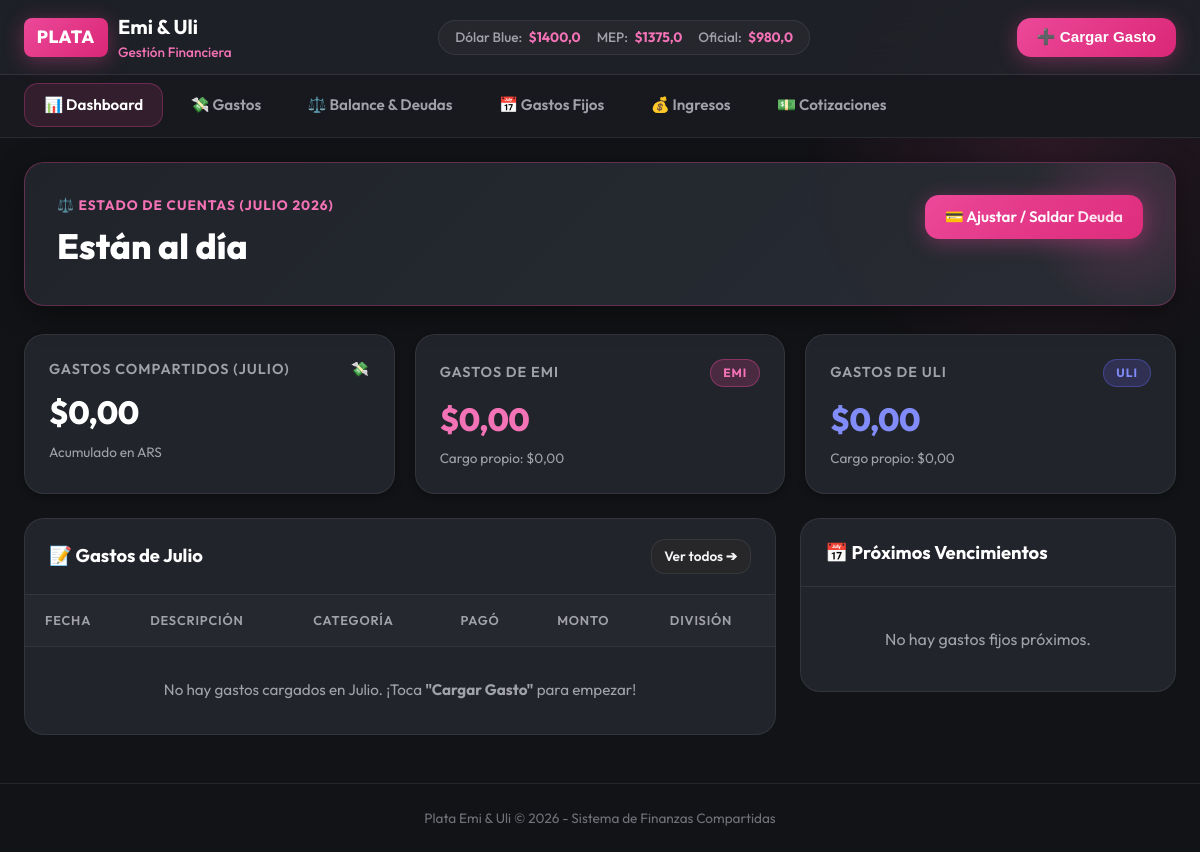
Before: / with the older database file.
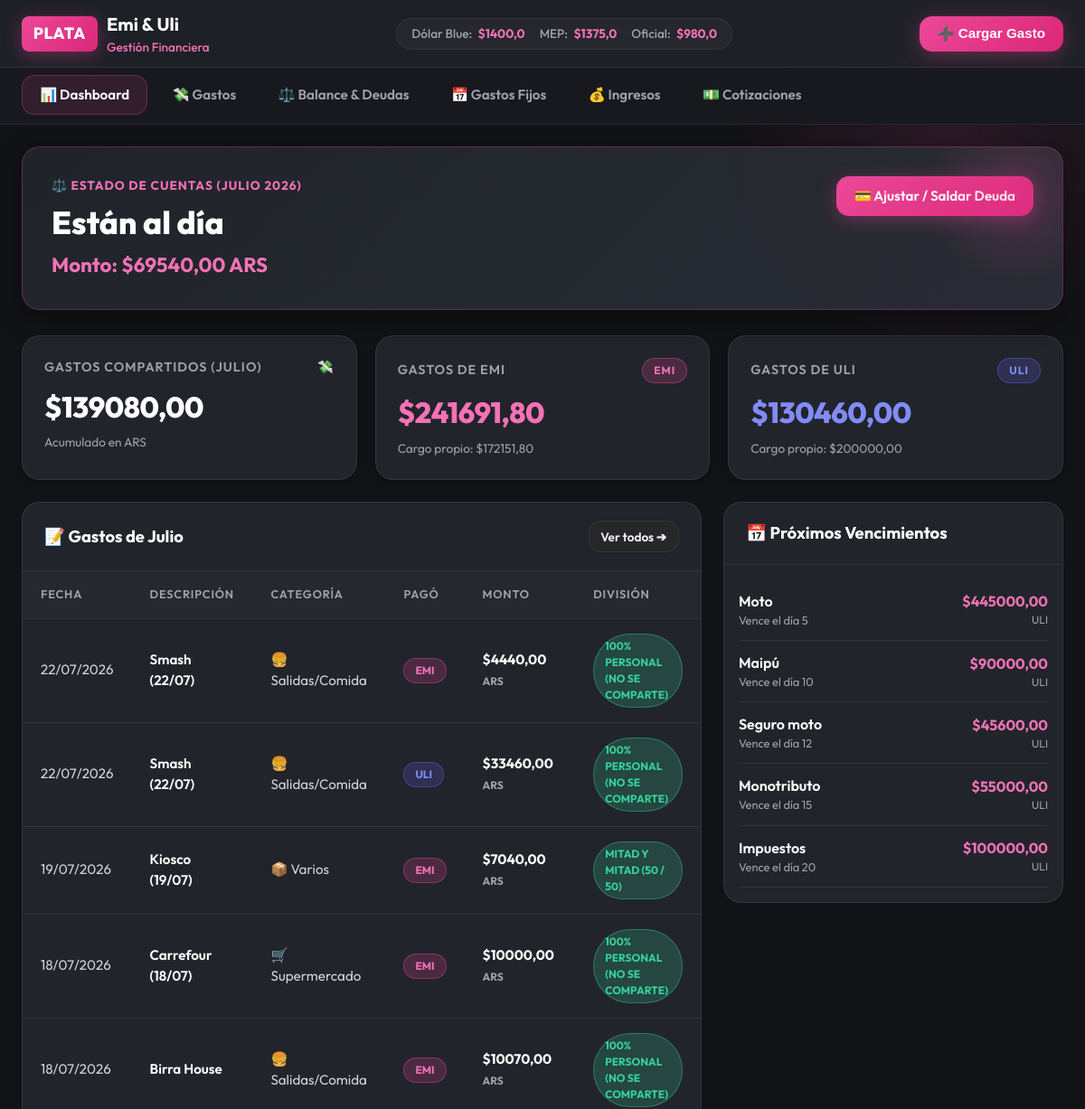
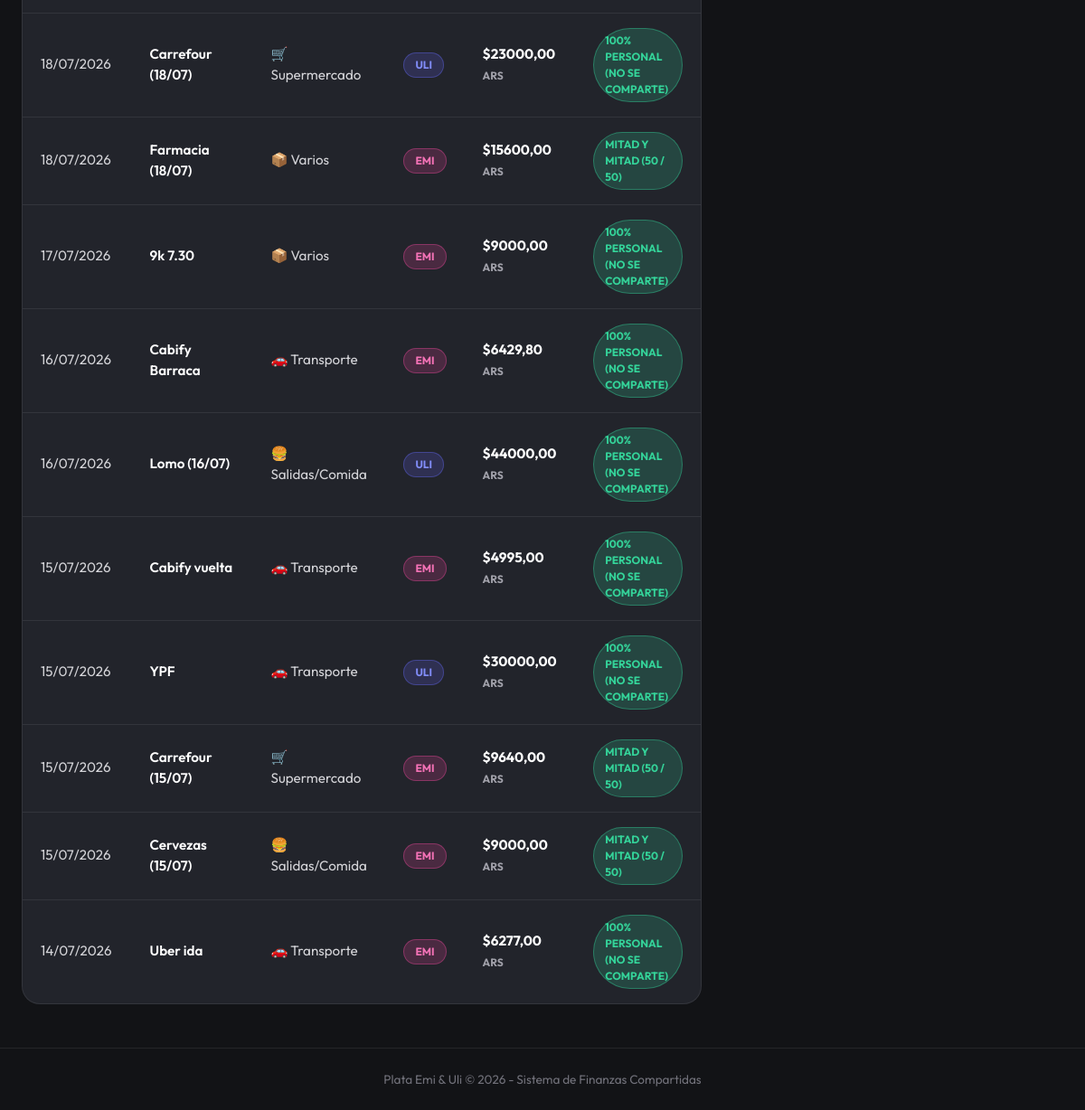
After: the same page with the newer database file (2 pictures, top to bottom).
### finanzas/models.py (models this page shows, shortened)
class Gasto(models.Model):
    descripcion = models.CharField(max_length=200)
    monto_total = models.DecimalField(max_digits=12, decimal_places=2)
    moneda = models.CharField(max_length=3, choices=Moneda.choices, default=Moneda.ARS)
    fecha = models.DateField(default=timezone.now)
    categoria = models.ForeignKey(Categoria, on_delete=models.SET_NULL, null=True, blank=True, related_name='gastos')
    pagado_por = models.ForeignKey(Persona, on_delete=models.CASCADE, related_name='gastos_pagados')
    tipo_division = models.CharField(max_length=10, choices=TipoDivision.choices, default=TipoDivision.EQUITY_50_50)
    monto_emi = models.DecimalField(max_digits=12, decimal_places=2, default=0)
    monto_uli = models.DecimalField(max_digits=12, decimal_places=2, default=0)
    porcentaje_emi = models.DecimalField(max_digits=5, decimal_places=2, default=50.00)
    monto_pagado_emi = models.DecimalField(max_digits=12, decimal_places=2, default=0)
    monto_pagado_uli = models.DecimalField(max_digits=12, decimal_places=2, default=0)
    notas = models.TextField(blank=True, default='')
    creado_en = models.DateTimeField(auto_now_add=True)
    class Meta:
        verbose_name = "Gasto"
        verbose_name_plural = "Gastos"
        ordering = ['-fecha', '-creado_en']

class Categoria(models.Model):
    nombre = models.CharField(max_length=50, unique=True)
    icono = models.CharField(max_length=10, default="📦")
    color = models.CharField(max_length=7, default="#94a3b8")
    class Meta:
        verbose_name = "Categoría"
        verbose_name_plural = "Categorías"
        ordering = ['nombre']

class GastoFijo(models.Model):
    nombre = models.CharField(max_length=100)
    monto_estimado = models.DecimalField(max_digits=12, decimal_places=2)
    moneda = models.CharField(max_length=3, choices=Moneda.choices, default=Moneda.ARS)
    dia_vencimiento = models.IntegerField(default=10)
    categoria = models.ForeignKey(Categoria, on_delete=models.SET_NULL, null=True, blank=True)
    responsable = models.CharField(max_length=15, choices=ResponsableFijo.choices, default=ResponsableFijo.COMPARTIDO)
    activo = models.BooleanField(default=True)
    notas = models.TextField(blank=True, default='')
    class Meta:
        verbose_name = "Gasto Fijo"
        verbose_name_plural = "Gastos Fijos"
        ordering = ['dia_vencimiento']

### finanzas/views.py (the view)
# urls.py: path('', views.dashboard_view, name='dashboard'),
def dashboard_view(request):
    context = get_base_context(request)
    now = timezone.now().date()
    year = now.year
    month = now.month
    summary = calculate_financial_summary(year=year, month=month)
    recent_gastos = Gasto.objects.filter(fecha__year=year, fecha__month=month).select_related('categoria', 'pagado_por')[:15]
    gastos_fijos_proximos = GastoFijo.objects.filter(activo=True).order_by('dia_vencimiento')[:5]
    context.update({
        'summary': summary,
        'recent_gastos': recent_gastos,
        'gastos_fijos_proximos': gastos_fijos_proximos,
        'mes_actual_nombre': MESES_NOMBRES.get(month, ''),
        'anio_actual': year,
        'active_tab': 'dashboard',
    })
    return render(request, 'finanzas/dashboard.html', context)

### finanzas/views.py (called while the page is built)
def get_base_context(request):
    dolar_rates = get_dolar_rates()
    personas = Persona.objects.all()
    categorias = Categoria.objects.all()
    return {
        'dolar_rates': dolar_rates,
        'personas': personas,
        'categorias': categorias,
        'tipos_division': TipoDivision.choices,
        'monedas': Moneda.choices,
    }

### finanzas/templates/finanzas/dashboard.html (shortened to what the changed rows need)
{% extends 'base.html' %}
{% block content %}
<div class="hero-balance-box">
  <div class="hero-balance-header">
    <div>
      <div style="font-size:0.85rem; text-transform:uppercase; letter-spacing:1px; color:var(--pink-light); font-weight:700;">
        ⚖️ Estado de Cuentas ({{ mes_actual_nombre }} {{ anio_actual }})
      </div>
      <div style="font-size:2.2rem; font-weight:800; color:white; margin-top:0.25rem;">
        {{ summary.deuda_texto.ars }}
      </div>
      {% if summary.ars.quien_debe %}
      <div style="font-size:1.4rem; font-weight:700; color:var(--pink-light); margin-top:0.25rem;">
        Monto: ${{ summary.ars.monto_deuda }} ARS
      </div>
      {% endif %}
    </div>
  </div>
</div>
<div class="grid-cards">
  <div class="card">
    <div class="card-title">
      <span>Gastos Compartidos ({{ mes_actual_nombre }})</span>
      <span>💸</span>
    </div>
    <div class="card-amount">${{ summary.ars.total_gastos|floatformat:2 }}</div>
    <div class="card-subtext">Acumulado en ARS</div>
  </div>
  <div class="card">
    <div class="card-title">
      <span>Gastos de Emi</span>
      <span class="badge badge-emi">EMI</span>
    </div>
    <div class="card-amount pink">${{ summary.ars.emi_paid|floatformat:2 }}</div>
    <div class="card-subtext">Cargo propio: ${{ summary.ars.emi_owed_share|floatformat:2 }}</div>
  </div>
  <div class="card">
    <div class="card-title">
      <span>Gastos de Uli</span>
      <span class="badge badge-uli">ULI</span>
    </div>
    <div class="card-amount" style="color:#818cf8;">${{ summary.ars.uli_paid|floatformat:2 }}</div>
    <div class="card-subtext">Cargo propio: ${{ summary.ars.uli_owed_share|floatformat:2 }}</div>
  </div>
</div>
<div style="display:grid; grid-template-columns: 2fr 1fr; gap:1.5rem;" class="dashboard-tables-grid">
  <div class="table-container">
    <table>
      <thead>
        <tr>
          <th>Fecha</th>
          <th>Descripción</th>
          <th>Categoría</th>
          <th>Pagó</th>
          <th>Monto</th>
          <th>División</th>
        </tr>
      </thead>
      <tbody>
        {% for g in recent_gastos %}
        <tr>
          <td>{{ g.fecha|date:"d/m/Y" }}</td>
          <td style="font-weight:600; color:white;">{{ g.descripcion }}</td>
          <td>
            {% if g.categoria %}
            <span>{{ g.categoria.icono }} {{ g.categoria.nombre }}</span>
            {% else %}
            <span style="color:var(--gray-500);">Sin cat.</span>
            {% endif %}
          </td>
          <td>
            {% if g.pagado_por.slug == 'emi' %}
            <span class="badge badge-emi">Emi</span>
            {% else %}
            <span class="badge badge-uli">Uli</span>
            {% endif %}
          </td>
          <td style="font-weight:700; color:white;">${{ g.monto_total }} <span style="font-size:0.75rem; color:var(--gray-400);">{{ g.moneda }}</span></td>
          <td>
            <span class="badge badge-shared">{{ g.get_tipo_division_display }}</span>
          </td>
        </tr>
        {% empty %}
        <tr>
          <td colspan="6" style="text-align:center; padding:2rem; color:var(--gray-400);">
            No hay gastos cargados en {{ mes_actual_nombre }}. ¡Toca <strong>"Cargar Gasto"</strong> para empezar!
          </td>
        </tr>
        {% endfor %}
      </tbody>
    </table>
  </div>
  <div>
    <div class="table-container">
      <div style="padding:1rem;">
        {% for gf in gastos_fijos_proximos %}
        <div style="display:flex; justify-content:space-between; align-items:center; padding:0.75rem 0; border-bottom:1px solid var(--border-color);">
          <div>
            <div style="font-weight:600; color:white;">{{ gf.nombre }}</div>
            <div style="font-size:0.8rem; color:var(--gray-400);">Vence el día {{ gf.dia_vencimiento }}</div>
          </div>
          <div style="text-align:right;">
            <div style="font-weight:700; color:var(--pink-light);">${{ gf.monto_estimado }}</div>
            <div style="font-size:0.75rem; color:var(--gray-400);">{{ gf.responsable }}</div>
          </div>
        </div>
        {% empty %}
        <div style="color:var(--gray-400); text-align:center; padding:1.5rem 0;">
          No hay gastos fijos próximos.
        </div>
        {% endfor %}
      </div>
    </div>
  </div>
</div>
{% endblock %}

Changed rows visible on the page:
added Gasto: fecha "22/07/2026", descripcion "Smash (22/07)", categoria.icono "🍔", categoria.nombre "Salidas/Comida", shows "EMI", monto_total "4440,00", moneda "ARS", tipo_division "100% PERSONAL (NO SE COMPARTE)"
added Gasto: fecha "22/07/2026", descripcion "Smash (22/07)", categoria.icono "🍔", categoria.nombre "Salidas/Comida", shows "ULI", monto_total "33460,00", moneda "ARS", tipo_division "100% PERSONAL (NO SE COMPARTE)"
added Gasto: fecha "19/07/2026", descripcion "Kiosco (19/07)", categoria.icono "📦", categoria.nombre "Varios", shows "EMI", monto_total "7040,00", moneda "ARS", tipo_division "MITAD Y MITAD (50 / 50)"
added Gasto: fecha "18/07/2026", descripcion "Carrefour (18/07)", categoria.icono "🛒", categoria.nombre "Supermercado", shows "EMI", monto_total "10000,00", moneda "ARS", tipo_division "100% PERSONAL (NO SE COMPARTE)"
added Gasto: fecha "18/07/2026", descripcion "Birra House", categoria.icono "🍔", categoria.nombre "Salidas/Comida", shows "EMI", monto_total "10070,00", moneda "ARS", tipo_division "100% PERSONAL (NO SE COMPARTE)"
added Gasto: fecha "18/07/2026", descripcion "Carrefour (18/07)", categoria.icono "🛒", categoria.nombre "Supermercado", shows "ULI", monto_total "23000,00", moneda "ARS", tipo_division "100% PERSONAL (NO SE COMPARTE)"
added Gasto: fecha "18/07/2026", descripcion "Farmacia (18/07)", categoria.icono "📦", categoria.nombre "Varios", shows "EMI", monto_total "15600,00", moneda "ARS", tipo_division "MITAD Y MITAD (50 / 50)"
added Gasto: fecha "17/07/2026", descripcion "9k 7.30", categoria.icono "📦", categoria.nombre "Varios", shows "EMI", monto_total "9000,00", moneda "ARS", tipo_division "100% PERSONAL (NO SE COMPARTE)"
added Gasto: fecha "16/07/2026", descripcion "Cabify Barraca", categoria.icono "🚗", categoria.nombre "Transporte", shows "EMI", monto_total "6429,80", moneda "ARS", tipo_division "100% PERSONAL (NO SE COMPARTE)"
added Gasto: fecha "16/07/2026", descripcion "Lomo (16/07)", categoria.icono "🍔", categoria.nombre "Salidas/Comida", shows "ULI", monto_total "44000,00", moneda "ARS", tipo_division "100% PERSONAL (NO SE COMPARTE)"
added Gasto: fecha "15/07/2026", descripcion "Cabify vuelta", categoria.icono "🚗", categoria.nombre "Transporte", shows "EMI", monto_total "4995,00", moneda "ARS", tipo_division "100% PERSONAL (NO SE COMPARTE)"
added Gasto: fecha "15/07/2026", descripcion "YPF", categoria.icono "🚗", categoria.nombre "Transporte", shows "ULI", monto_total "30000,00", moneda "ARS", tipo_division "100% PERSONAL (NO SE COMPARTE)"
added Gasto: fecha "15/07/2026", descripcion "Carrefour (15/07)", categoria.icono "🛒", categoria.nombre "Supermercado", shows "EMI", monto_total "9640,00", moneda "ARS", tipo_division "MITAD Y MITAD (50 / 50)"
added Gasto: fecha "15/07/2026", descripcion "Cervezas (15/07)", categoria.icono "🍔", categoria.nombre "Salidas/Comida", shows "EMI", monto_total "9000,00", moneda "ARS", tipo_division "MITAD Y MITAD (50 / 50)"
added Gasto: fecha "14/07/2026", descripcion "Uber ida", categoria.icono "🚗", categoria.nombre "Transporte", shows "EMI", monto_total "6277,00", moneda "ARS", tipo_division "100% PERSONAL (NO SE COMPARTE)"
added GastoFijo: nombre "Moto", dia_vencimiento "5", monto_estimado "445000,00", responsable "ULI"
added GastoFijo: nombre "Maipú", dia_vencimiento "10", monto_estimado "90000,00", responsable "ULI"
added GastoFijo: nombre "Seguro moto", dia_vencimiento "12", monto_estimado "45600,00", responsable "ULI"
added GastoFijo: nombre "Monotributo", dia_vencimiento "15", monto_estimado "55000,00", responsable "ULI"
added GastoFijo: nombre "Impuestos", dia_vencimiento "20", monto_estimado "100000,00", responsable "ULI"
Other visible differences:
{{ summary.ars.monto_deuda }}: (not shown) → "69540,00"
{{ summary.ars.total_gastos|floatformat:2 }}: "0,00" → "139080,00"
{{ summary.ars.emi_paid|floatformat:2 }}: "0,00" → "241691,80"
{{ summary.ars.emi_owed_share|floatformat:2 }}: "0,00" → "172151,80"
{{ summary.ars.uli_paid|floatformat:2 }}: "0,00" → "130460,00"
{{ summary.ars.uli_owed_share|floatformat:2 }}: "0,00" → "200000,00"
{{ mes_actual_nombre }}: "Julio" → (not shown)
text no longer shown: "No hay gastos cargados en . ¡Toca \"Cargar Gasto\" para empezar! No hay gastos fijos próximos."
text now shown: "Monto: $ ARS"
